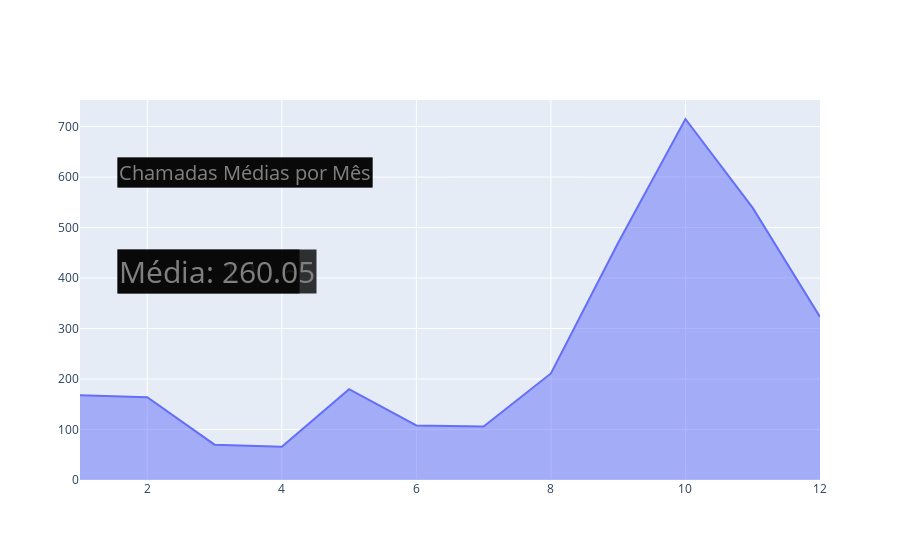

Source (notebook cell):
### Code cell
fig4.add_annotation(text='Chamadas Médias por Mês',
                    xref='paper', yref='paper',
                    font=dict(size=20, color='gray'),
                    align='center', bgcolor="rgba(0,0,0,0.8)",
                    x=0.05, y=0.85, showarrow=False)

fig4.add_annotation(text=f"Média: {round(df4['Chamadas Realizadas'].mean(),2)}",
                    xref='paper', yref='paper',
                    font=dict(size=30, color='gray'),
                    align='center', bgcolor="rgba(0,0,0,0.8)",
                    x=0.05, y=0.55, showarrow=False)

fig4.show()

### Figure 1 — Plotly figure (JSON) as saved in the notebook; plotly's stock layout.template omitted (floating-point values rounded to 4 significant figures)
{"data": [{"fill": "tonexty", "mode": "lines", "type": "scatter", "x": [1, 2, 3, 4, 5, 6, 7, 8, 9, 10, 11, 12], "y": [168, 164, 70, 66, 180, 108, 106, 211, 470, 715, 539, 323]}], "layout": {"annotations": [{"align": "center", "bgcolor": "rgba(0,0,0,0.8)", "font": {"color": "gray", "size": 20}, "showarrow": false, "text": "Chamadas Médias por Mês", "x": 0.05, "xref": "paper", "y": 0.85, "yref": "paper"}, {"align": "center", "bgcolor": "rgba(0,0,0,0.8)", "font": {"color": "gray", "size": 30}, "showarrow": false, "text": "Média: 100.65", "x": 0.05, "xref": "paper", "y": 0.55, "yref": "paper"}, {"align": "center", "bgcolor": "rgba(0,0,0,0.8)", "font": {"color": "gray", "size": 20}, "showarrow": false, "text": "Chamadas Médias por Mês", "x": 0.05, "xref": "paper", "y": 0.85, "yref": "paper"}, {"align": "center", "bgcolor": "rgba(0,0,0,0.8)", "font": {"color": "gray", "size": 30}, "showarrow": false, "text": "Média: 260.0", "x": 0.05, "xref": "paper", "y": 0.55, "yref": "paper"}]}}
